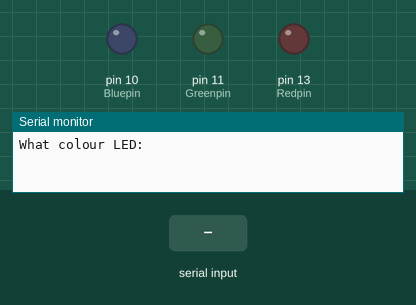
Bench run of a sketch on a simulated Arduino Uno, built with avr-gcc and run on an emulated ATmega328P. Parts: output pins drawn as LEDs (lit = HIGH), the last lines printed to the serial monitor. The inputs (shaded band) are chosen by the test bench.

Above: at 1.2 s.
1.3 s: "red" received over Serial
At 3.0 s:
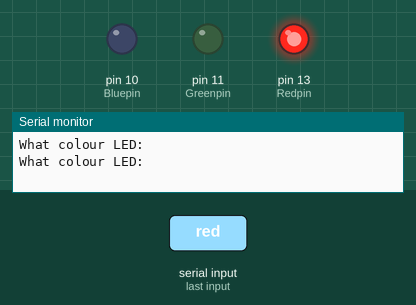
3.8 s: "green" received over Serial
At 6.0 s:
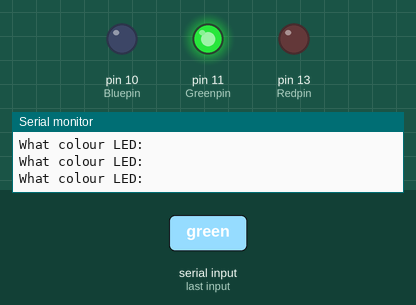
6.3 s: "blue" received over Serial
At 8.0 s:
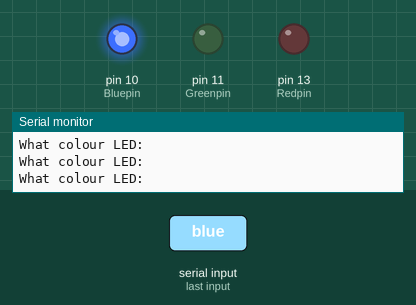
8.8 s: "RED" received over Serial
At 11.0 s:
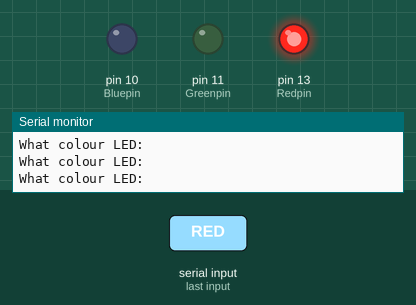
11.3 s: "GREEN" received over Serial
At 13.1 s:
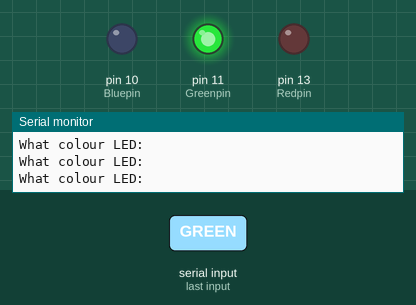
Timing chart, 0 to 14.6 s (numbered marks = the images above; inputs shaded):
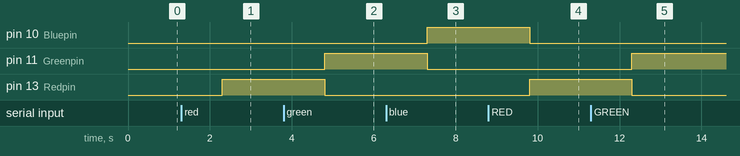

Measured:
- after the input at 1.3 s, pin 13 (Redpin): LOW → HIGH after 1.0 s
- after the input at 3.8 s, pin 11 (Greenpin): LOW → HIGH after 1.0 s; pin 13 (Redpin): HIGH → LOW after 1.0 s
- after the input at 6.3 s, pin 10 (Bluepin): LOW → HIGH after 1.0 s; pin 11 (Greenpin): HIGH → LOW after 1.0 s
- after the input at 8.8 s, pin 10 (Bluepin): HIGH → LOW after 1.0 s; pin 13 (Redpin): LOW → HIGH after 1.0 s
- after the input at 11.3 s, pin 11 (Greenpin): LOW → HIGH after 1.0 s; pin 13 (Redpin): HIGH → LOW after 1.0 s

The sketch:

Reading_strings_from_the_Serial_monitor_2.ino
```cpp
int Redpin= 13;
int Greenpin= 11;
int Bluepin= 10;
String myColor;
String msg="What colour LED: ";
void setup() {
  // put your setup code here, to run once:
Serial.begin(9600);
pinMode(Redpin, OUTPUT);
pinMode(Greenpin, OUTPUT);
pinMode(Bluepin, OUTPUT);
}

void loop() {
  // put your main code here, to run repeatedly:
Serial.println(msg);
while(Serial.available()==0){

}
myColor=Serial.readString();
if(myColor=="red"|| myColor=="RED"){
  digitalWrite(Redpin, HIGH);
  digitalWrite(Greenpin, LOW);
  digitalWrite(Bluepin, LOW);
}

if(myColor=="green"|| myColor=="GREEN"){
  digitalWrite(Redpin, LOW);
  digitalWrite(Greenpin, HIGH);
  digitalWrite(Bluepin, LOW);
}

if(myColor=="blue"|| myColor=="BLUE"){
  digitalWrite(Redpin, LOW);
  digitalWrite(Greenpin, LOW);
  digitalWrite(Bluepin, HIGH);
}
}
```
